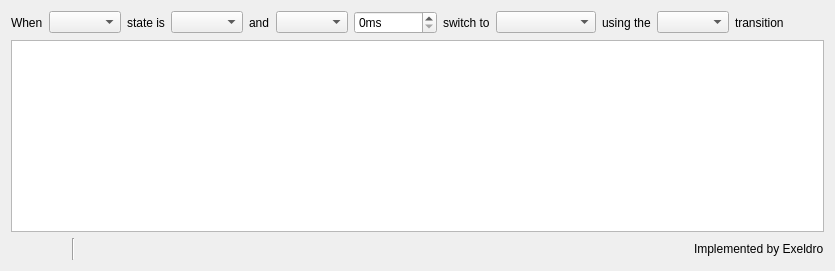
     <widget class="QWidget" name="mediaTab">
      <attribute name="title">
       <string notr="true"> Media </string>
      </attribute>
      <layout class="QVBoxLayout" name="verticalLayout_28">
       <item>
        <layout class="QHBoxLayout" name="horizontalLayout_39">
         <item>
          <widget class="QLabel" name="label_48">
           <property name="text">
            <string>When</string>
           </property>
          </widget>
         </item>
         <item>
          <widget class="QComboBox" name="mediaSources"/>
         </item>
         <item>
          <widget class="QLabel" name="label_49">
           <property name="text">
            <string>state is</string>
           </property>
          </widget>
         </item>
         <item>
          <widget class="QComboBox" name="mediaStates"/>
         </item>
         <item>
          <widget class="QLabel" name="label_50">
           <property name="text">
            <string>and</string>
           </property>
          </widget>
         </item>
         <item>
          <widget class="QComboBox" name="mediaTimeRestrictions"/>
         </item>
         <item>
          <widget class="QSpinBox" name="mediaTime">
           <property name="suffix">
            <string notr="true">ms</string>
           </property>
           <property name="minimum">
            <number>0</number>
           </property>
           <property name="maximum">
            <number>1000000</number>
           </property>
          </widget>
         </item>
         <item>
          <widget class="QLabel" name="label_51">
           <property name="text">
            <string>switch to</string>
           </property>
          </widget>
         </item>
         <item>
          <widget class="QComboBox" name="mediaScenes">
           <property name="minimumSize">
            <size>
             <width>100</width>
             <height>0</height>
            </size>
           </property>
          </widget>
         </item>
         <item>
          <widget class="QLabel" name="label_52">
           <property name="text">
            <string>using the</string>
           </property>
          </widget>
         </item>
         <item>
          <widget class="QComboBox" name="mediaTransitions"/>
         </item>
         <item>
          <widget class="QLabel" name="label_53">
           <property name="text">
            <string>transition</string>
           </property>
          </widget>
         </item>
         <item>
          <spacer name="horizontalSpacer_29">
           <property name="orientation">
            <enum>Qt::Horizontal</enum>
           </property>
           <property name="sizeHint" stdset="0">
            <size>
             <width>40</width>
             <height>20</height>
            </size>
           </property>
          </spacer>
         </item>
        </layout>
       </item>
       <item>
        <widget class="QListWidget" name="mediaSwitches">
         <property name="enabled">
          <bool>true</bool>
         </property>
         <property name="sortingEnabled">
          <bool>false</bool>
         </property>
        </widget>
       </item>
       <item>
        <layout class="QHBoxLayout" name="horizontalLayout_40">
         <item>
          <widget class="QPushButton" name="mediaAdd">
           <property name="maximumSize">
            <size>
             <width>22</width>
             <height>22</height>
            </size>
           </property>
           <property name="flat">
            <bool>true</bool>
           </property>
           <property name="themeID" stdset="0">
            <string notr="true">addIconSmall</string>
           </property>
          </widget>
         </item>
         <item>
          <widget class="QPushButton" name="mediaRemove">
           <property name="maximumSize">
            <size>
             <width>22</width>
             <height>22</height>
            </size>
           </property>
           <property name="flat">
            <bool>true</bool>
           </property>
           <property name="themeID" stdset="0">
            <string notr="true">removeIconSmall</string>
           </property>
          </widget>
         </item>
         <item>
          <spacer name="horizontalSpacer_106">
           <property name="orientation">
            <enum>Qt::Horizontal</enum>
           </property>
           <property name="sizeType">
            <enum>QSizePolicy::Fixed</enum>
           </property>
           <property name="sizeHint" stdset="0">
            <size>
             <width>5</width>
             <height>20</height>
            </size>
           </property>
          </spacer>
         </item>
         <item>
          <widget class="Line" name="line_34">
           <property name="orientation">
            <enum>Qt::Vertical</enum>
           </property>
          </widget>
         </item>
         <item>
          <spacer name="horizontalSpacer_107">
           <property name="orientation">
            <enum>Qt::Horizontal</enum>
           </property>
           <property name="sizeType">
            <enum>QSizePolicy::Fixed</enum>
           </property>
           <property name="sizeHint" stdset="0">
            <size>
             <width>5</width>
             <height>20</height>
            </size>
           </property>
          </spacer>
         </item>
         <item>
          <widget class="QPushButton" name="mediaUp">
           <property name="maximumSize">
            <size>
             <width>22</width>
             <height>22</height>
            </size>
           </property>
           <property name="text">
            <string/>
           </property>
           <property name="icon">
            <iconset>
             <normaloff>../../../forms/images/up.svg</normaloff>../../../forms/images/up.svg</iconset>
           </property>
           <property name="flat">
            <bool>true</bool>
           </property>
           <property name="themeID" stdset="0">
            <string>upArrowIconSmall</string>
           </property>
          </widget>
         </item>
         <item>
          <widget class="QPushButton" name="mediaDown">
           <property name="maximumSize">
            <size>
             <width>22</width>
             <height>22</height>
            </size>
           </property>
           <property name="text">
            <string/>
           </property>
           <property name="icon">
            <iconset>
             <normaloff>../../../forms/images/down.svg</normaloff>../../../forms/images/down.svg</iconset>
           </property>
           <property name="flat">
            <bool>true</bool>
           </property>
           <property name="themeID" stdset="0">
            <string>downArrowIconSmall</string>
           </property>
          </widget>
         </item>
         <item>
          <spacer name="horizontalSpacer_35">
           <property name="orientation">
            <enum>Qt::Horizontal</enum>
           </property>
           <property name="sizeHint" stdset="0">
            <size>
             <width>40</width>
             <height>20</height>
            </size>
           </property>
          </spacer>
         </item>
         <item>
          <widget class="QLabel" name="label_54">
           <property name="text">
            <string>Implemented by Exeldro</string>
           </property>
          </widget>
         </item>
        </layout>
       </item>
      </layout>
     </widget>
